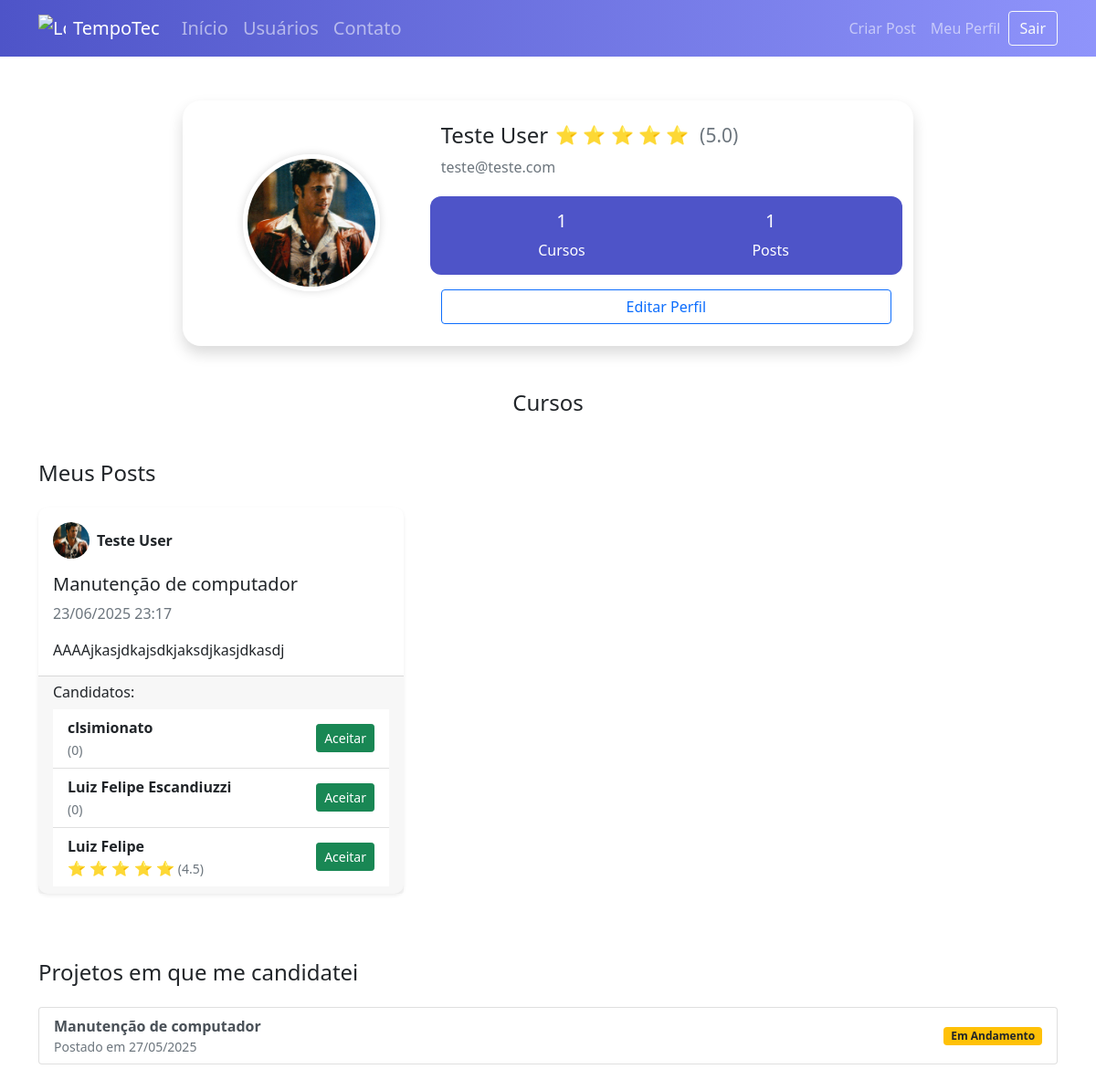
/perfil (signed in), run on the app's committed database.
### tempotec/models.py (models this page shows, shortened)
class Usuario(database.Model, UserMixin):
    id = database.Column(database.Integer, primary_key=True)
    username = database.Column(database.String, nullable=False)
    email = database.Column(database.String, nullable=False, unique=True)
    senha = database.Column(database.String, nullable=False)
    foto_perfil = database.Column(database.String, default='default.jpg')
    posts = database.relationship('Post', backref='autor', lazy=True)
    cursos = database.Column(database.String, nullable=False, default='Não Informado')
    def media_avaliacao(self):
        avg = database.session.query(func.avg(Avaliacao.nota)) \
            .filter(Avaliacao.id_usuario == self.id).scalar()
        return round(avg or 0, 1)

class Post(database.Model):
    id = database.Column(database.Integer, primary_key=True)
    titulo = database.Column(database.String, nullable=False)
    corpo = database.Column(database.Text, nullable=False)
    data_criacao = database.Column(database.DateTime, nullable=False, default=datetime.utcnow)
    id_usuario = database.Column(database.Integer, database.ForeignKey('usuario.id'), nullable=False)
    candidaturas = database.relationship('Candidatura', backref='post', lazy=True, foreign_keys='Candidatura.id_post')

class Candidatura(database.Model):
    id = database.Column(database.Integer, primary_key=True)
    data_criacao = database.Column(database.DateTime, nullable=False, default=datetime.utcnow)
    id_usuario = database.Column(database.Integer, database.ForeignKey('usuario.id'), nullable=False)
    id_post = database.Column(database.Integer, database.ForeignKey('post.id'), nullable=False)
    status = database.Column(database.Integer, database.ForeignKey('post.id'), nullable=False, default=0)
    usuario = database.relationship('Usuario', backref='candidaturas', foreign_keys=[id_usuario])

### tempotec/routes.py (the view)
@app.route('/perfil')
@login_required
def perfil():
    foto_perfil = url_for('static', filename='fotos_perfil/{}'.format(current_user.foto_perfil))
    candidaturas_usuario = Candidatura.query \
        .join(Post, Candidatura.id_post == Post.id) \
        .filter(Candidatura.id_usuario == current_user.id) \
        .order_by(Candidatura.data_criacao.desc()) \
        .all()
    return render_template('perfil.html',
                           foto_perfil=foto_perfil,
                           candidaturas_usuario=candidaturas_usuario)

### tempotec/models.py (called while the page is built)
@login_manager.user_loader
def load_usuario(id_usuario):
    return Usuario.query.get(int(id_usuario))

### tempotec/templates/perfil.html (shortened to what this page needs)
{% extends 'base.html' %} {% block body %}
<div class="container mt-5 d-flex justify-content-center">
  <div class="card shadow p-4 profile-card w-100">
    <div class="row align-items-center">
      <div class="col-md-4 text-center mb-3 mb-md-0">
        <img
          src="{{ foto_perfil }}"
          class="profile-img"
          alt="Foto de Perfil"
          style="width: 150px; height: 150px; object-fit: cover"
        />
      </div>
      <div class="col-md-8 text-center text-md-start">
        <div class="col-md-8">
          <h4 class="d-flex align-items-center gap-2">
            {{ current_user.username }} {% set avg =
            current_user.media_avaliacao() %}
            <span class="text-warning fs-5">
              {% for _ in range(avg|int) %} ⭐ {% endfor %}
            </span>
            <small class="text-muted ms-1">({{ avg }})</small>
          </h4>
        </div>
        <p class="text-muted">{{ current_user.email }}</p>
        <div class="row stats-box">
          <div class="col stat">
            <span class="h5">
              {% if 'Não Informado' in current_user.cursos %} 0 {% else %} {{
              current_user.cursos.count(';') + 1 }} {% endif %}
            </span>
            <span>Cursos</span>
          </div>
          <div class="col stat">
            <span class="h5">{{ current_user.posts|length }}</span>
            <span>Posts</span>
          </div>
        </div>
        <div class="mt-3">
          <a
            href="{{ url_for('editar_perfil') }}"
            class="btn btn-outline-primary w-100"
            >Editar Perfil</a
          >
        </div>
      </div>
    </div>
  </div>
</div>
<div class="container courses-section mt-5">
  <h4 class="mb-3">Cursos</h4>
</div>
<div class="container mt-5">
  <h4 class="mb-4">Meus Posts</h4>
  {% if current_user.posts %}
  <div class="row">
    {% for post in current_user.posts %}
    <div class="col-md-4 mb-4">
      <div
        class="card post-card shadow-sm h-100"
        data-bs-toggle="modal"
        data-bs-target="#postModal"
        data-title="{{ post.titulo }}"
        data-body="{{ post.corpo|e }}"
        data-date="{{ post.data_criacao.strftime('%d/%m/%Y %H:%M') }}"
        data-author="{{ current_user.username }}"
        data-email="{{ current_user.email }}"
        data-avatar="{{ url_for('static', filename='fotos_perfil/' ~ current_user.foto_perfil) }}"
      >
        <div class="card-body">
          <div class="d-flex align-items-center mb-3">
            <img
              src="{{ url_for('static', filename='fotos_perfil/' ~ current_user.foto_perfil) }}"
              alt="{{ current_user.username }}"
              class="rounded-circle me-2"
              style="width: 40px; height: 40px; object-fit: cover"
            />
            <strong>{{ current_user.username }}</strong>
          </div>
          <h5 class="card-title">{{ post.titulo }}</h5>
          <p class="card-text text-muted">
            {{ post.data_criacao.strftime('%d/%m/%Y %H:%M') }}
          </p>
          <p class="card-text">
            {{ post.corpo[:150] }}{% if post.corpo|length > 150 %}...{% endif %}
          </p>
        </div>
        {% if post.candidaturas %}
        <div class="card-footer">
          <h6>Candidatos:</h6>
          <ul class="list-group list-group-flush">
            {% set candidatura_aceita = post.candidaturas|selectattr('status',
            'equalto', 1)|list %} {% if candidatura_aceita %} {% set candidatura
            = candidatura_aceita[0] %}
            <li
              class="list-group-item d-flex justify-content-between align-items-center candidate-item"
              data-bs-toggle="modal"
              data-bs-target="#candidateModal"
              data-username="{{ candidatura.usuario.username }}"
              data-email="{{ candidatura.usuario.email }}"
              data-avatar="{{ url_for('static', filename='fotos_perfil/' ~ candidatura.usuario.foto_perfil) }}"
              data-media="{{ candidatura.usuario.media_avaliacao() }}"
            >
              <strong>
                <span>
                  {{ candidatura.usuario.username }} {% set avg =
                  candidatura.usuario.media_avaliacao() %} {% for _ in
                  range(avg|int) %} ⭐ {% endfor %} {% if avg - (avg|int) >= 0.5
                  %} ⭐ {% endif %}
                  <span class="text-muted small">({{ avg }})</span>
                </span>
              </strong>
              {% if not candidatura.usuario.foi_avaliado_por(current_user.id,
              candidatura.id_post) %}
              <form
                method="POST"
                action="{{ url_for('avaliar_usuario') }}"
                class="d-flex align-items-center gap-2"
              >
                <input
                  type="hidden"
                  name="avaliado_id"
                  value="{{ candidatura.usuario.id }}"
                />
                <input
                  type="hidden"
                  name="post_id"
                  value="{{ candidatura.id_post }}"
                />
                <input
                  type="number"
                  name="nota"
                  min="1"
                  max="5"
                  class="form-control form-control-sm"
                  style="width: 80px"
                  required
                />
                <button type="submit" class="btn btn-sm btn-primary">
                  Avaliar
                </button>
              </form>
              {% else %}
              <span class="badge bg-success">Post concluído</span>
              {% endif %}
            </li>
            {% else %} {% for candidatura in post.candidaturas %}
            <li
              class="list-group-item d-flex justify-content-between align-items-center candidate-item"
              data-bs-toggle="modal"
              data-bs-target="#candidateModal"
              data-username="{{ candidatura.usuario.username }}"
              data-email="{{ candidatura.usuario.email }}"
              data-avatar="{{ url_for('static', filename='fotos_perfil/' ~ candidatura.usuario.foto_perfil) }}"
              data-media="{{ candidatura.usuario.media_avaliacao() }}"
            >
              <div class="d-flex flex-column">
                <strong>{{ candidatura.usuario.username }}</strong>
                <div>
                  {% set avg = candidatura.usuario.media_avaliacao() %} {% for _
                  in range(avg|int) %} ⭐ {% endfor %} {% if avg - (avg|int) >=
                  0.5 %} ⭐ {% endif %}
                  <span class="text-muted small">({{ avg }})</span>
                </div>
              </div>
              <form method="POST" action="{{ url_for('aceitar_candidato') }}">
                <button type="submit" class="btn btn-sm btn-success">
                  Aceitar
                </button>
              </form>
            </li>
            {% endfor %} {% endif %}
          </ul>
        </div>
        {% else %}
        <div class="card-footer text-muted small">Nenhum candidato ainda.</div>
        {% endif %}
      </div>
    </div>
    {% endfor %}
  </div>
  {% else %}
  <div class="alert alert-info">Você ainda não criou nenhum post.</div>
  {% endif %}
</div>
<div class="container mt-5 mb-5">
  <h4 class="mb-4">Projetos em que me candidatei</h4>
  {% if candidaturas_usuario %}
  <div class="list-group">
    {% for candidatura in candidaturas_usuario %}
    <a
      href="#"
      class="list-group-item list-group-item-action d-flex justify-content-between align-items-center"
      data-bs-toggle="modal"
      data-bs-target="#postModal"
      data-title="{{ candidatura.post.titulo }}"
      data-body="{{ candidatura.post.corpo|e }}"
      data-date="{{ candidatura.post.data_criacao.strftime('%d/%m/%Y %H:%M') }}"
      data-author="{{ candidatura.post.autor.username }}"
      data-email="{{ candidatura.post.autor.email }}"
      data-avatar="{{ url_for('static', filename='fotos_perfil/' ~ candidatura.post.autor.foto_perfil) }}"
    >
      <div>
        <strong>{{ candidatura.post.titulo }}</strong>
        <div class="text-muted small">
          Postado em {{ candidatura.post.data_criacao.strftime('%d/%m/%Y') }}
        </div>
      </div>
      <span
        class="badge {% if candidatura.status == 0 %} bg-secondary {% elif candidatura.status == 1 %} bg-warning text-dark {% elif candidatura.status == 2 %} bg-success {% endif %}"
      >
        {% if candidatura.status == 0 %} Pendente {% elif candidatura.status ==
        1 %} Em Andamento {% elif candidatura.status == 2 %} Concluído {% endif
        %}
      </span>
    </a>
    {% endfor %}
  </div>
  {% else %}
  <div class="alert alert-info">
    Você ainda não se candidatou a nenhum projeto.
  </div>
  {% endif %}
</div>
{% endblock %}

### tempotec/static/main.css (style rules this page uses)
.card { width: 400px; border: none; border-radius: 10px; background-color: #fff }
.profile-img { width: 120px; height: 120px; object-fit: cover; border-radius: 50%; box-shadow: 0 0 8px rgba(0, 0, 0, 0.1); }
.profile-card { max-width: 800px; border-radius: 20px; }
.profile-img { width: 180px; height: 180px; object-fit: cover; border-radius: 50%; border: 5px solid #fff; box-shadow: 0 0 10px rgba(0, 0, 0, 0.15); }
.stats-box { background: #4e54c8; color: white; border-radius: 12px; padding: 15px 30px; margin-top: 20px; }
.stats-box .stat { text-align: center; }
.stats-box .stat span { display: block; }
.courses-section { margin-top: 40px; text-align: center; }

### data on the page
Usuario: username "Teste User", email "teste@teste.com", cursos "1"
Post: foto_perfil (picture), titulo "Manutenção de computador", data_criacao "23/06/2025 23:17", corpo "AAAAjkasjdkajsdkjaksdjkasjdkasdj"
Candidatura: usuario.username "clsimionato", status "0"
Candidatura: usuario.username "Luiz Felipe Escandiuzzi", status "0"
Candidatura: usuario.username "Luiz Felipe", avg "4.5"
Candidatura: post.titulo "Manutenção de computador", post.data_criacao "27/05/2025", status "Em Andamento"

### other printed values
{{ avg }} "5.0"
{{ current_user.posts|length }} "1"
